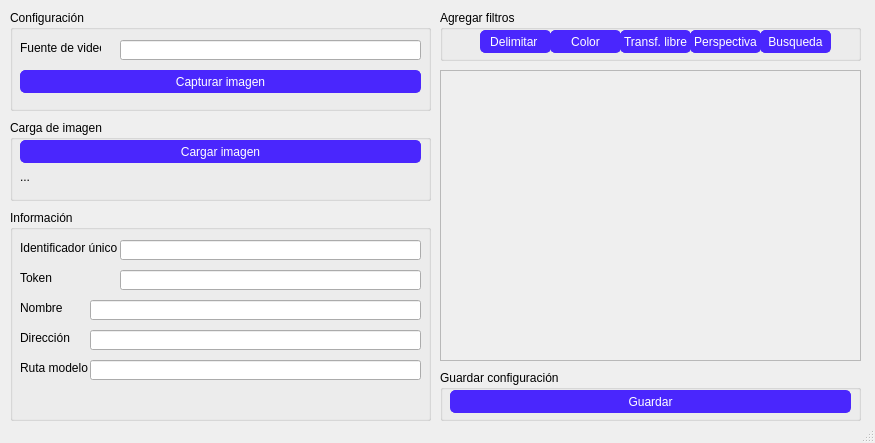
<?xml version="1.0" encoding="UTF-8"?>
<ui version="4.0">
 <class>Editor</class>
 <widget class="QMainWindow" name="Editor">
  <property name="geometry">
   <rect>
    <x>0</x>
    <y>0</y>
    <width>875</width>
    <height>443</height>
   </rect>
  </property>
  <property name="windowTitle">
   <string>Editor</string>
  </property>
  <property name="styleSheet">
   <string notr="true">QPushButton{
	background-color: #4a26fd;
	border-radius:5px;
	border: 1px solid  #4a26fd;
	font:  8pt &quot;FontAwesome&quot; ; 
	color: #ffffff

}

QPushButton:Hover{	
	background-color :#021aee
}</string>
  </property>
  <widget class="QWidget" name="centralwidget">
   <widget class="QGroupBox" name="gbr_load_image">
    <property name="geometry">
     <rect>
      <x>10</x>
      <y>120</y>
      <width>421</width>
      <height>81</height>
     </rect>
    </property>
    <property name="title">
     <string>Carga de imagen</string>
    </property>
    <widget class="QPushButton" name="btn_load_image">
     <property name="geometry">
      <rect>
       <x>10</x>
       <y>20</y>
       <width>401</width>
       <height>23</height>
      </rect>
     </property>
     <property name="text">
      <string>Cargar imagen</string>
     </property>
    </widget>
    <widget class="QLabel" name="lbl_load_image">
     <property name="geometry">
      <rect>
       <x>10</x>
       <y>50</y>
       <width>391</width>
       <height>31</height>
      </rect>
     </property>
     <property name="text">
      <string>...</string>
     </property>
     <property name="alignment">
      <set>Qt::AlignLeading|Qt::AlignLeft|Qt::AlignTop</set>
     </property>
    </widget>
   </widget>
   <widget class="QScrollArea" name="scrollArea_filters">
    <property name="geometry">
     <rect>
      <x>440</x>
      <y>70</y>
      <width>421</width>
      <height>291</height>
     </rect>
    </property>
    <property name="widgetResizable">
     <bool>true</bool>
    </property>
    <property name="alignment">
     <set>Qt::AlignRight|Qt::AlignTrailing|Qt::AlignVCenter</set>
    </property>
    <widget class="QWidget" name="scrollAreaWidgetContents">
     <property name="geometry">
      <rect>
       <x>0</x>
       <y>0</y>
       <width>419</width>
       <height>289</height>
      </rect>
     </property>
     <layout class="QGridLayout" name="gridLayout">
      <item row="0" column="0">
       <layout class="QFormLayout" name="formLayout"/>
      </item>
     </layout>
    </widget>
   </widget>
   <widget class="QGroupBox" name="gbr_add_filter">
    <property name="geometry">
     <rect>
      <x>440</x>
      <y>10</y>
      <width>421</width>
      <height>51</height>
     </rect>
    </property>
    <property name="title">
     <string>Agregar filtros</string>
    </property>
    <property name="checkable">
     <bool>false</bool>
    </property>
    <widget class="QPushButton" name="btn_delimite">
     <property name="geometry">
      <rect>
       <x>40</x>
       <y>20</y>
       <width>71</width>
       <height>23</height>
      </rect>
     </property>
     <property name="text">
      <string>Delimitar </string>
     </property>
    </widget>
    <widget class="QPushButton" name="btn_color">
     <property name="geometry">
      <rect>
       <x>110</x>
       <y>20</y>
       <width>71</width>
       <height>23</height>
      </rect>
     </property>
     <property name="text">
      <string>Color</string>
     </property>
    </widget>
    <widget class="QPushButton" name="btn_transformation">
     <property name="geometry">
      <rect>
       <x>180</x>
       <y>20</y>
       <width>71</width>
       <height>23</height>
      </rect>
     </property>
     <property name="text">
      <string>Transf. libre</string>
     </property>
    </widget>
    <widget class="QPushButton" name="btn_perspective">
     <property name="geometry">
      <rect>
       <x>250</x>
       <y>20</y>
       <width>71</width>
       <height>23</height>
      </rect>
     </property>
     <property name="text">
      <string>Perspectiva</string>
     </property>
    </widget>
    <widget class="QPushButton" name="btn_search">
     <property name="geometry">
      <rect>
       <x>320</x>
       <y>20</y>
       <width>71</width>
       <height>23</height>
      </rect>
     </property>
     <property name="text">
      <string>Busqueda</string>
     </property>
    </widget>
   </widget>
   <widget class="QGroupBox" name="gbr_end">
    <property name="geometry">
     <rect>
      <x>440</x>
      <y>370</y>
      <width>421</width>
      <height>51</height>
     </rect>
    </property>
    <property name="title">
     <string>Guardar configuración</string>
    </property>
    <property name="checkable">
     <bool>false</bool>
    </property>
    <widget class="QPushButton" name="btn_save_json">
     <property name="geometry">
      <rect>
       <x>10</x>
       <y>20</y>
       <width>401</width>
       <height>23</height>
      </rect>
     </property>
     <property name="text">
      <string>Guardar</string>
     </property>
    </widget>
   </widget>
   <widget class="QGroupBox" name="gbr_info">
    <property name="geometry">
     <rect>
      <x>10</x>
      <y>210</y>
      <width>421</width>
      <height>211</height>
     </rect>
    </property>
    <property name="title">
     <string>Información</string>
    </property>
    <widget class="QLineEdit" name="txb_identifier">
     <property name="geometry">
      <rect>
       <x>110</x>
       <y>30</y>
       <width>301</width>
       <height>20</height>
      </rect>
     </property>
    </widget>
    <widget class="QLabel" name="gbr_lbl_identifier">
     <property name="geometry">
      <rect>
       <x>10</x>
       <y>30</y>
       <width>101</width>
       <height>16</height>
      </rect>
     </property>
     <property name="text">
      <string>Identificador único</string>
     </property>
    </widget>
    <widget class="QLabel" name="gbr_lbl_name">
     <property name="geometry">
      <rect>
       <x>10</x>
       <y>90</y>
       <width>51</width>
       <height>16</height>
      </rect>
     </property>
     <property name="text">
      <string>Nombre</string>
     </property>
    </widget>
    <widget class="QLineEdit" name="txb_name">
     <property name="geometry">
      <rect>
       <x>80</x>
       <y>90</y>
       <width>331</width>
       <height>20</height>
      </rect>
     </property>
    </widget>
    <widget class="QLabel" name="gbr_lbl_address">
     <property name="geometry">
      <rect>
       <x>10</x>
       <y>120</y>
       <width>51</width>
       <height>16</height>
      </rect>
     </property>
     <property name="text">
      <string>Dirección</string>
     </property>
    </widget>
    <widget class="QLineEdit" name="txb_address">
     <property name="geometry">
      <rect>
       <x>80</x>
       <y>120</y>
       <width>331</width>
       <height>20</height>
      </rect>
     </property>
    </widget>
    <widget class="QLabel" name="gbr_lbl_token">
     <property name="geometry">
      <rect>
       <x>10</x>
       <y>60</y>
       <width>51</width>
       <height>16</height>
      </rect>
     </property>
     <property name="text">
      <string>Token</string>
     </property>
    </widget>
    <widget class="QLineEdit" name="txb_token">
     <property name="geometry">
      <rect>
       <x>110</x>
       <y>60</y>
       <width>301</width>
       <height>20</height>
      </rect>
     </property>
    </widget>
    <widget class="QLabel" name="gbr_lbl_model">
     <property name="geometry">
      <rect>
       <x>10</x>
       <y>150</y>
       <width>81</width>
       <height>16</height>
      </rect>
     </property>
     <property name="text">
      <string>Ruta modelo</string>
     </property>
    </widget>
    <widget class="QLineEdit" name="txb_model">
     <property name="geometry">
      <rect>
       <x>80</x>
       <y>150</y>
       <width>331</width>
       <height>20</height>
      </rect>
     </property>
    </widget>
   </widget>
   <widget class="QGroupBox" name="gbr_config">
    <property name="geometry">
     <rect>
      <x>10</x>
      <y>10</y>
      <width>421</width>
      <height>101</height>
     </rect>
    </property>
    <property name="title">
     <string>Configuración</string>
    </property>
    <widget class="QLabel" name="gbr_lbl_video_source">
     <property name="geometry">
      <rect>
       <x>10</x>
       <y>30</y>
       <width>81</width>
       <height>16</height>
      </rect>
     </property>
     <property name="text">
      <string>Fuente de video</string>
     </property>
    </widget>
    <widget class="QLineEdit" name="txb_video_source">
     <property name="geometry">
      <rect>
       <x>110</x>
       <y>30</y>
       <width>301</width>
       <height>20</height>
      </rect>
     </property>
    </widget>
    <widget class="QPushButton" name="btn_capture_image">
     <property name="geometry">
      <rect>
       <x>10</x>
       <y>60</y>
       <width>401</width>
       <height>23</height>
      </rect>
     </property>
     <property name="text">
      <string>Capturar imagen</string>
     </property>
    </widget>
   </widget>
  </widget>
  <widget class="QStatusBar" name="statusbar"/>
 </widget>
 <resources/>
 <connections/>
</ui>
